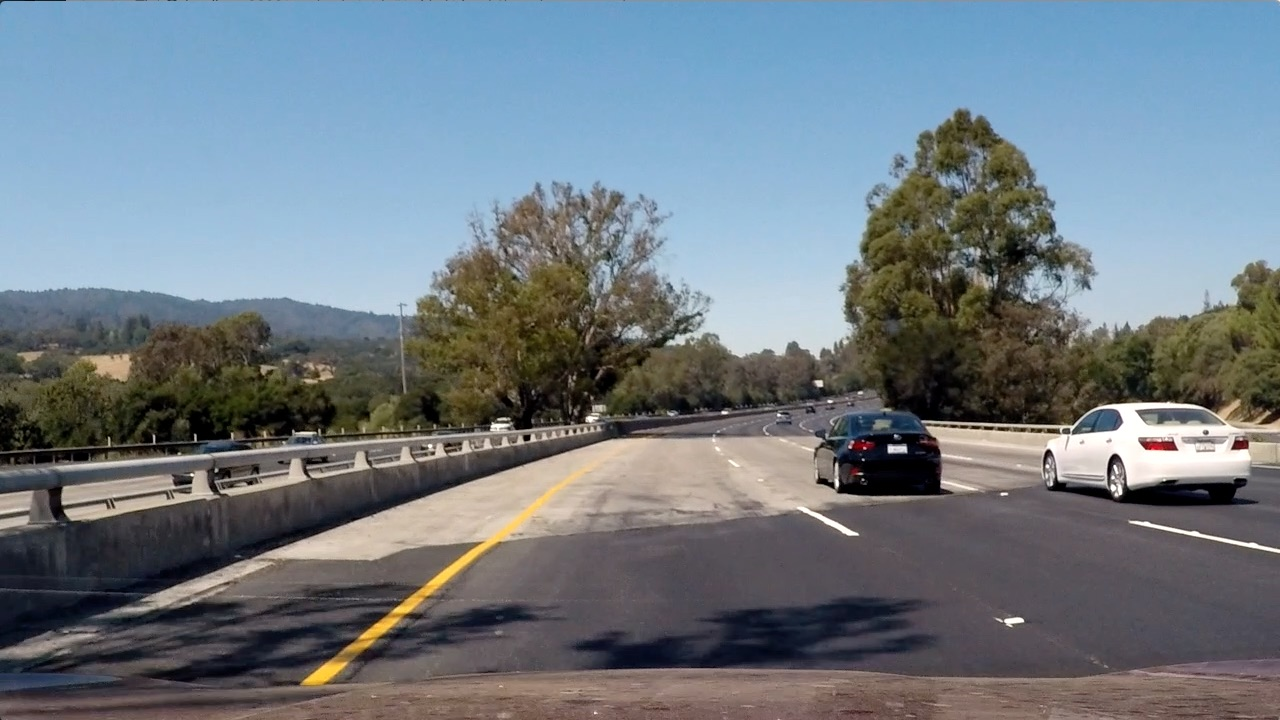
#> input picture test_images/test4.jpg, 1280 x 720 px
$ jupyter execute --allow-errors detection.ipynb   (shell and % lines are left out)   (older library calls are emulated)
#> lines starting #> are read from the running program, lines starting #| are printed output that depends on the picture
[cell 1]
import matplotlib.image as mpimg
import matplotlib.pyplot as plt

import numpy as np
import cv2
import glob
import time
import pickle
import collections

from skimage.feature import hog
#> (the rest of this cell did not finish here and is left out)

[cell 2]
# Define a function to compute binned color features
# [28 lines left out: functions bin_spatial, color_hist, get_hog_features, not called in this run]

[cell 3]
# [41 lines left out: function extract_features, not called in this run]

[cell 4]
# [35 lines left out: function single_image_features, not called in this run]

[cell 5]
def draw_boxes(img, bboxes, color=(0, 0, 255), thick=6):
    # Make a copy of the image
    imcopy = np.copy(img)
    # Iterate through the bounding boxes
    for bbox in bboxes:
        # Draw a rectangle given bbox coordinates
        cv2.rectangle(imcopy, bbox[0], bbox[1], color, thick)
    # Return the image copy with boxes drawn
    return imcopy

# Define a function that takes an image,
# start and stop positions in both x and y,
# window size (x and y dimensions),
# and overlap fraction (for both x and y)
def slide_window(img, x_start_stop=[None, None], y_start_stop=[None, None],
                    xy_window=(64, 64), xy_overlap=(0.5, 0.5)):
    # If x and/or y start/stop positions not defined, set to image size
    if x_start_stop[0] == None:
        x_start_stop[0] = 0
    if x_start_stop[1] == None:
        x_start_stop[1] = img.shape[1]
    if y_start_stop[0] == None:
        y_start_stop[0] = 0
    if y_start_stop[1] == None:
        y_start_stop[1] = img.shape[0]
    # Compute the span of the region to be searched
    xspan = x_start_stop[1] - x_start_stop[0]
    yspan = y_start_stop[1] - y_start_stop[0]
    # Compute the number of pixels per step in x/y
    nx_pix_per_step = np.int(xy_window[0]*(1 - xy_overlap[0]))
    ny_pix_per_step = np.int(xy_window[1]*(1 - xy_overlap[1]))
    # Compute the number of windows in x/y
    nx_buffer = np.int(xy_window[0]*(xy_overlap[0]))
    ny_buffer = np.int(xy_window[1]*(xy_overlap[1]))
    nx_windows = np.int((xspan-nx_buffer)/nx_pix_per_step)
    ny_windows = np.int((yspan-ny_buffer)/ny_pix_per_step)
    # Initialize a list to append window positions to
    window_list = []
    # Loop through finding x and y window positions
    # Note: you could vectorize this step, but in practice
    # you'll be considering windows one by one with your
    # classifier, so looping makes sense
    for ys in range(ny_windows):
        for xs in range(nx_windows):
            # Calculate window position
            startx = xs*nx_pix_per_step + x_start_stop[0]
            endx = startx + xy_window[0]
            starty = ys*ny_pix_per_step + y_start_stop[0]
            endy = starty + xy_window[1]
            # Append window position to list
            window_list.append(((startx, starty), (endx, endy)))
    # Return the list of windows
    return window_list

[cell 6]
# [51 lines left out: function train, not called in this run]

[cell 7]
# Define a function you will pass an image
# and the list of windows to be searched (output of slide_windows())
# [27 lines left out: function search_windows, not called in this run]

[cell 8]
# [30 lines left out: functions add_heat, apply_threshold, draw_labeled_bboxes, not called in this run]

[cell 9]
# [32 lines left out: function run_pipeline, not called in this run]

[cell 10]
image = mpimg.imread('test_images/test4.jpg')
#> image is the input picture: shape (720, 1280, 3); mean R, G, B 112.2, 122.7, 130.9
image = image.astype(np.float32)/255

windows = slide_window(image, x_start_stop=[100, None], y_start_stop=[380, None], xy_window=(192, 192), xy_overlap=(0.75, 0.75))
#> windows = 84 items
windows += slide_window(image, x_start_stop=[250, None], y_start_stop=[380, 600], xy_window=(144, 144), xy_overlap=(0.85, 0.85))
#> windows = 256 items
windows += slide_window(image, x_start_stop=[500, 1000], y_start_stop=[380, 520], xy_window=(96, 96), xy_overlap=(0.9, 0.9))
#> windows = 532 items
print(len(windows))
#| 532

window_img = draw_boxes(image, windows, color=(0, 0, 255), thick=6)
#> the loop in draw_boxes, `for bbox in bboxes:` made 532 passes
#> bbox on passes 1 to 3: ((100, 380), (292, 572)), ((148, 380), (340, 572)), ((196, 380), (388, 572))
#> after the loop in draw_boxes, `for bbox in bboxes:`:
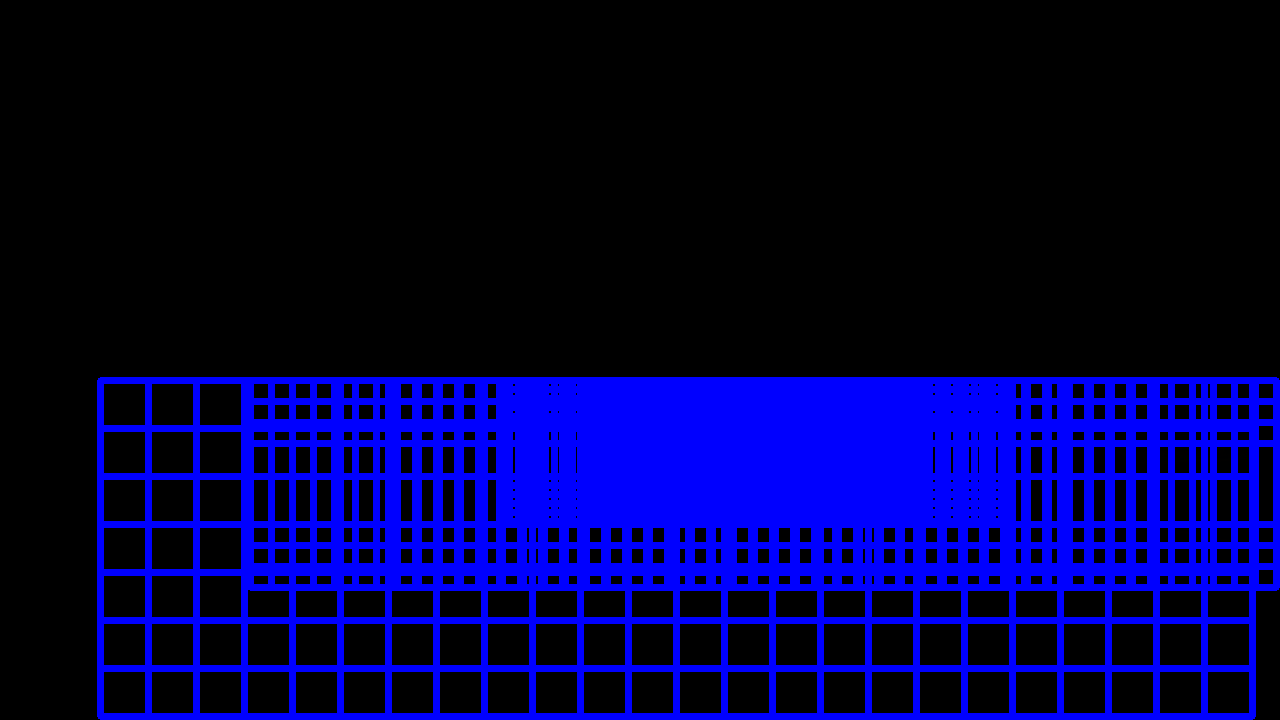
#> imcopy: shape (720, 1280, 3) float32; mean R, G, B 0.3, 0.4, 63.6
plt.imshow(window_img)
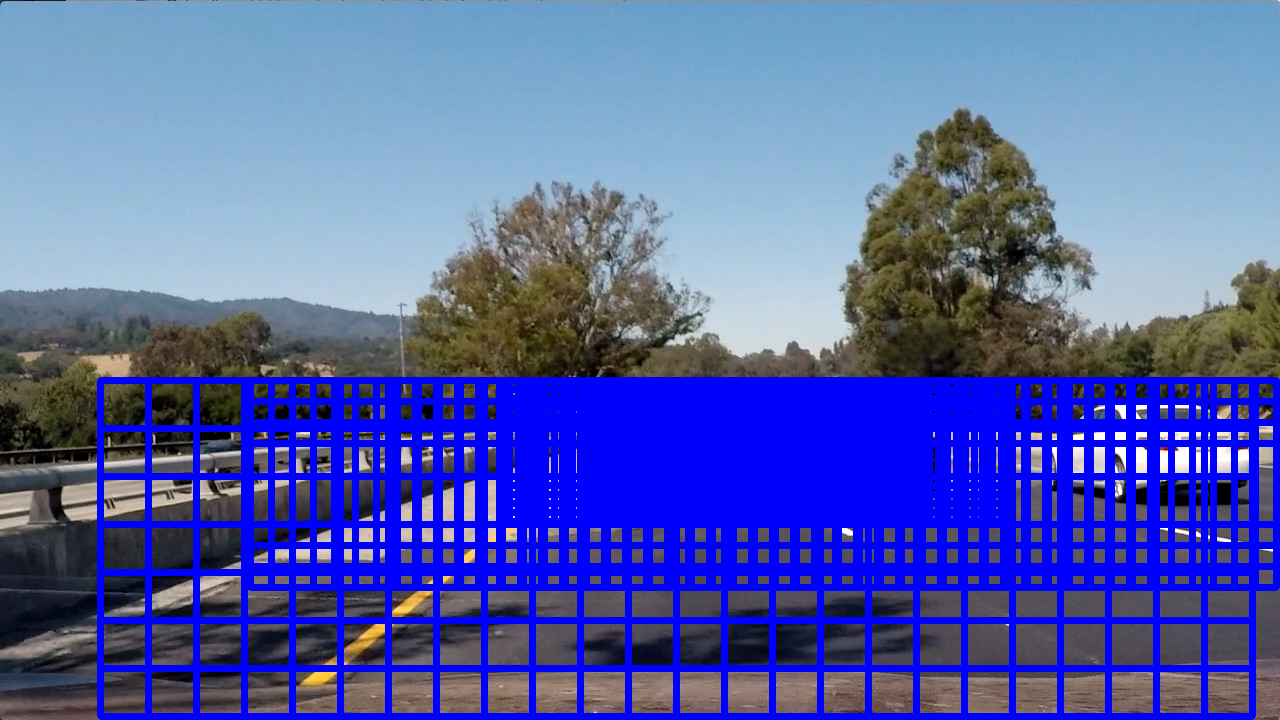
#> shown: shape (720, 1280, 3) float32; mean R, G, B 0.337, 0.387, 0.671
#> (reads model.p from the repository)
